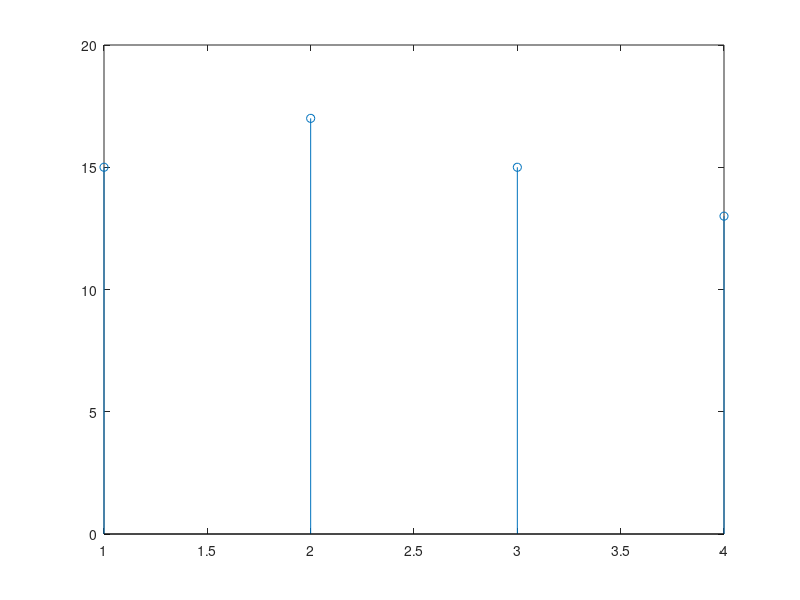

Write the MATLAB code that produced this figure.
clc;
clear all;
close all;

x = [1, 1, 2, 2];
h = [1, 2, 3, 4];

N = length(x);
y = zeros(1, N);

for n = 1:N
    for m = 1:N
        y(n) = y(n) + x(m) * h(mod(n-m, N)+1);
    end
end

disp('Circular Convolution Result:');
disp(y);
stem(y);

%for n = 0:N-1
%    for m = 0:N-1
%        y(n+1) = y(n+1) + x(m+1) * h(mod(n-m, N)+1);
%    end
%end